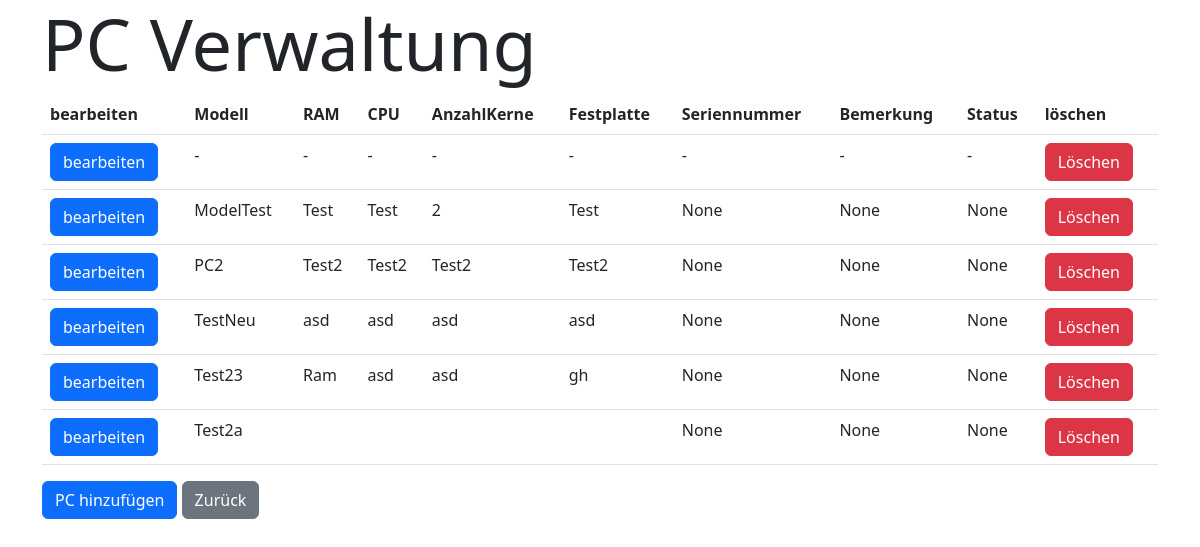
The page /itinventory/pcs/ on the database as committed earlier.
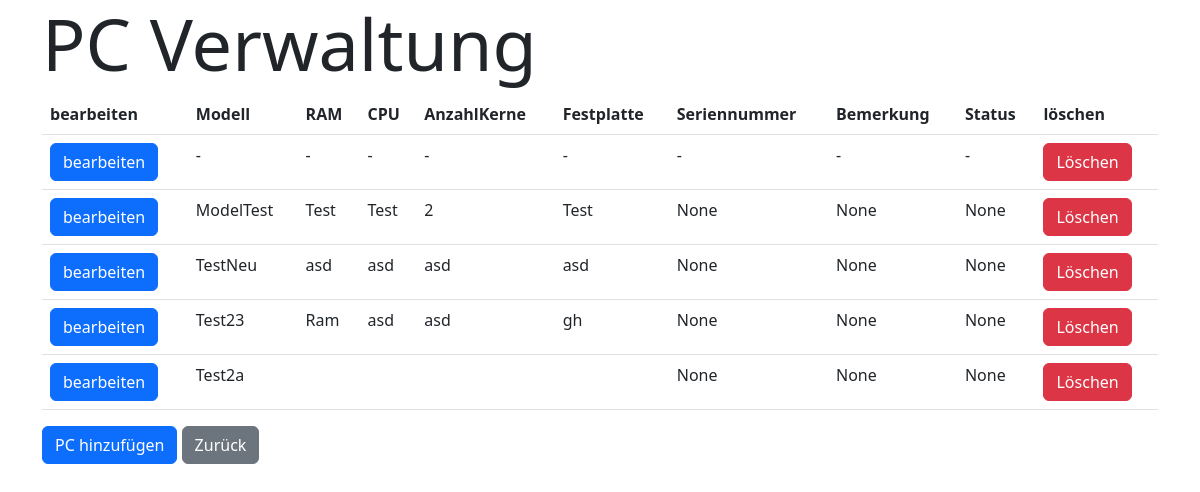
The same page on the database as committed later.
### itinventory/models.py (models this page shows)
class Pcs(models.Model):
    modell = models.CharField(max_length=255)
    RAM = models.CharField(max_length=255)
    CPU = models.CharField(max_length=255)
    anzahlkerne = models.CharField(max_length=255)
    festplatte = models.CharField(max_length=255, null=True)
    serialnummer = models.CharField(max_length=50,default=None, null=True, blank=True)
    monitor1 = models.CharField(max_length=50,default=None, null=True, blank=True)
    monitor2 = models.CharField(max_length=50,default=None, null=True, blank=True)
    bemaerkung = models.CharField(max_length=300,default=None, null=True, blank=True)
    status = models.CharField(max_length=100,default=None, null=True, blank=True)

### itinventory/views.py (the view)
# urls.py: path('pcs/', views.pcs, name='pcs'),
def pcs(request):
    mypcs = Pcs.objects.all().values()
    template = loader.get_template('pcs.html')
    context = {
        'mypcs': mypcs,
    }
    return HttpResponse(template.render(context, request))

### itinventory/templates/pcs.html (shortened to what this page needs)
<!doctype html>
<html lang="en">
  <head>
    <link href="https://cdn.jsdelivr.net/npm/bootstrap@5.2.2/dist/css/bootstrap.min.css" rel="stylesheet">
    <link rel="icon" href="https://usercontent.one/wp/www.qa-rheinruhr.de/wp-content/uploads/favicon.png" sizes="32x32">  </head>
  <body>
    <div class="container" >
        <div class="row">
            <div class="col-12">
              <h1 class="display-2">PC Verwaltung</h1>
              <form action="/itinventory/addplatz/addplatzRecord/" method="post">
                <div class="table-responsive">
                <table class="table">
                  <tr>
                    <th>bearbeiten</th>
                    <th>Modell</th>
                    <th>RAM</th>
                    <th>CPU</th>
                    <th>AnzahlKerne</th>
                    <th>Festplatte</th>
                    <th>Seriennummer</th>
                    <th>Bemerkung</th>
                    <th>Status</th>
                    <th>löschen</th>
                  </tr>
                  {% for x in mypcs %}
                  <tr>
                    <td><a href="/itinventory/updatePc/{{ x.id }}" class="btn btn-primary">bearbeiten</a></td>
                    <td>{{ x.modell }}</td>
                    <td>{{ x.RAM }}</td>
                    <td>{{ x.CPU }}</td>
                    <td>{{ x.anzahlkerne }}</td>
                    <td>{{ x.festplatte }}</td>
                    <td>{{ x.serialnummer }}</td>
                    <td>{{ x.bemaerkung }}</td>
                    <td>{{ x.status }}</td>
                    <td><a href="/itinventory/delPc/{{ x.id }}" class="btn btn-danger">Löschen</a></td>
                </tr>
                {% endfor %}
                </table>
              </div>
                <a href="/itinventory/addpc/" class="btn btn-primary">PC hinzufügen</a>
                <a href="/itinventory/" class="btn btn-secondary">Zurück</a>
              </form>
            </div>
        </div>
    </div>
  </body>
</html>

Rows that differ between the two databases and show on the page:
removed Pcs: modell "PC2", RAM "Test2", CPU "Test2", anzahlkerne "Test2", festplatte "Test2", serialnummer "None", bemaerkung "None", status "None"
